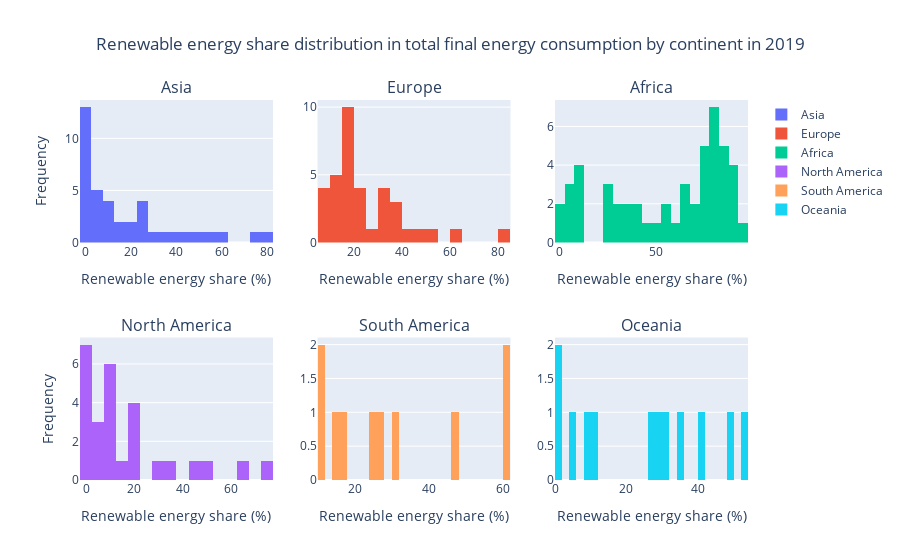

The notebook cell this image was saved under:
### Code cell
# Create subplots
fig = make_subplots(rows=2, cols=3, subplot_titles=(energy_data_2019['continent'].unique()))

# Plot histograms for each continent
row = 1
col = 1
for continent in energy_data_2019['continent'].unique():
    continent_data = energy_data_2019.loc[energy_data_2019['continent'] == continent]
    fig.add_trace(go.Histogram(x=continent_data['renewable_share'], nbinsx=30, name=continent), row=row, col=col)
    if col == 1:
      fig.update_yaxes(title = 'Frequency', row=row, col=col)
    fig.update_xaxes(title = 'Renewable energy share (%)')
    col += 1
    if col > 3:
        col = 1
        row += 1

fig.update_layout(title_text = "Renewable energy share distribution in total final energy consumption by continent in 2019", title_x=0.5)
fig.show()

### Figure 1 — Plotly figure (JSON) as saved in the notebook; plotly's stock layout.template omitted (floating-point values rounded to 4 significant figures)
{"data": [{"name": "Asia", "nbinsx": 30, "type": "histogram", "x": [18.51, 10.34, 1.62, 0, 24.75, 82.27, 53.36, 14.45, 12.05, 25.22, 32.93, 19.09, 0.43, 4.47, 7.69, 8.17, 1.7, 0.06, 27.88, 5.46, 5.11, 1.11, 3.32, 57.85, 77.39, 0, 43.36, 26.73, 0.04, 0.03, 0.84, 49.91, 38.56, 23.96, 14.12, 0.06, 0.67, 1.57, 3.11], "xaxis": "x", "yaxis": "y"}, {"name": "Europe", "nbinsx": 30, "type": "histogram", "x": [null, 33.77, 7.83, 10.21, 37.02, 19.34, 31.6, 15.85, 37.52, 31.29, 45.76, 15.53, 17.17, 18.51, 13.64, 81.07, 12.34, 17.27, 41.52, 33.53, 16.45, 7.7, 38.74, 8.54, 16.32, 62.37, 12.18, 28.19, 23.54, 21.53, 17.64, 20.86, 17.27, 52.88, 24.76, 7.44, 12.24], "xaxis": "x2", "yaxis": "y2"}, {"name": "Africa", "nbinsx": 30, "type": "histogram", "x": [0.16, 54.69, 46.47, 25.57, 64.85, 84.77, 79.41, 91.26, 77.79, 53.43, 68.67, 27.92, 5.3, 6.58, 73.67, 65.95, 88.92, 89.88, 49.24, 41.8, 65.44, 86.24, 68.08, 39.47, 87.24, 2.8, 82.77, 73.02, 76.64, 24.7, 8.94, 10.69, 78.08, 30.69, 80.83, 81.4, 77.86, 37.09, 37.2, 1.47, 75.44, 95.03, 10.5, 26.65, 62.23, 76.21, 12.2, 90.22, 84.5, 81.5], "xaxis": "x3", "yaxis": "y3"}, {"name": "North America", "nbinsx": 30, "type": "histogram", "x": [0.91, 7.48, 1.14, 4.31, 29.09, 0.84, 22.11, 0, 35.76, 21.54, 8.05, 13.98, 19.39, 10.37, 62.92, 76.4, 45.96, 9.09, 10.34, 50.71, 18.91, 2.42, 1.58, 9.75, 5.68, 0.43, 10.42], "xaxis": "x4", "yaxis": "y4"}, {"name": "South America", "nbinsx": 30, "type": "histogram", "x": [10.74, 47.57, 25.26, 30.72, 17.73, 11.35, 60.09, 27.12, 14.4, 60.76], "xaxis": "x5", "yaxis": "y5"}, {"name": "Oceania", "nbinsx": 30, "type": "histogram", "x": [10.13, 26.48, 41.03, 0.61, 5.4, 29.65, 53.09, 34.21, 48.39, 1.77, 8.2, 31.86], "xaxis": "x6", "yaxis": "y6"}], "layout": {"annotations": [{"font": {"size": 16}, "showarrow": false, "text": "Asia", "x": 0.1444, "xanchor": "center", "xref": "paper", "y": 1, "yanchor": "bottom", "yref": "paper"}, {"font": {"size": 16}, "showarrow": false, "text": "Europe", "x": 0.5, "xanchor": "center", "xref": "paper", "y": 1, "yanchor": "bottom", "yref": "paper"}, {"font": {"size": 16}, "showarrow": false, "text": "Africa", "x": 0.8556, "xanchor": "center", "xref": "paper", "y": 1, "yanchor": "bottom", "yref": "paper"}, {"font": {"size": 16}, "showarrow": false, "text": "North America", "x": 0.1444, "xanchor": "center", "xref": "paper", "y": 0.375, "yanchor": "bottom", "yref": "paper"}, {"font": {"size": 16}, "showarrow": false, "text": "South America", "x": 0.5, "xanchor": "center", "xref": "paper", "y": 0.375, "yanchor": "bottom", "yref": "paper"}, {"font": {"size": 16}, "showarrow": false, "text": "Oceania", "x": 0.8556, "xanchor": "center", "xref": "paper", "y": 0.375, "yanchor": "bottom", "yref": "paper"}], "title": {"text": "Renewable energy share distribution in total final energy consumption by continent in 2019", "x": 0.5}, "xaxis": {"anchor": "y", "domain": [0, 0.2889], "title": {"text": "Renewable energy share (%)"}}, "xaxis2": {"anchor": "y2", "domain": [0.3556, 0.6444], "title": {"text": "Renewable energy share (%)"}}, "xaxis3": {"anchor": "y3", "domain": [0.7111, 1], "title": {"text": "Renewable energy share (%)"}}, "xaxis4": {"anchor": "y4", "domain": [0, 0.2889], "title": {"text": "Renewable energy share (%)"}}, "xaxis5": {"anchor": "y5", "domain": [0.3556, 0.6444], "title": {"text": "Renewable energy share (%)"}}, "xaxis6": {"anchor": "y6", "domain": [0.7111, 1], "title": {"text": "Renewable energy share (%)"}}, "yaxis": {"anchor": "x", "domain": [0.625, 1], "title": {"text": "Frequency"}}, "yaxis2": {"anchor": "x2", "domain": [0.625, 1]}, "yaxis3": {"anchor": "x3", "domain": [0.625, 1]}, "yaxis4": {"anchor": "x4", "domain": [0, 0.375], "title": {"text": "Frequency"}}, "yaxis5": {"anchor": "x5", "domain": [0, 0.375]}, "yaxis6": {"anchor": "x6", "domain": [0, 0.375]}}}
